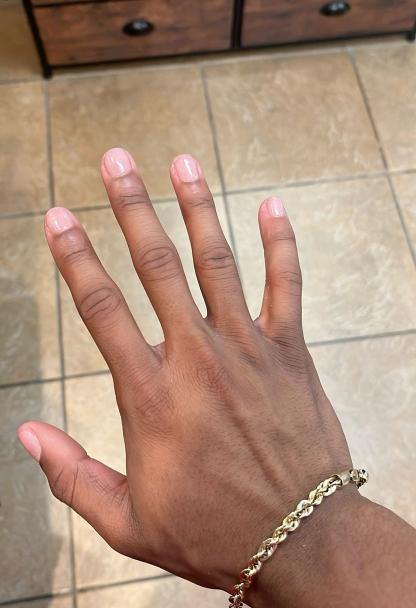
#> input picture data/seed_hands/hands_01f04214bb.jpg, 832 x 1216 px (shown at 1/2 size)
$ python -i analyze_hand.py   (imports and definitions only)
#> lines starting #> are read from the running program, lines starting #| are printed output that depends on the picture; after the words box and inside, x2 and y2 are one past the last pixel; in counts of white or black regions, pixels touching at a corner belong together
#> further down, picture is the input picture: shape (1216, 832, 3); mean B, G, R 121.2, 141.1, 171.8
import sys
import os
import json
import numpy as np
import cv2
import mediapipe as mp
from pathlib import Path

# MediaPipe options
BaseOptions = mp.tasks.BaseOptions
HandLandmarker = mp.tasks.vision.HandLandmarker
HandLandmarkerOptions = mp.tasks.vision.HandLandmarkerOptions
VisionRunningMode = mp.tasks.vision.RunningMode

MODEL_PATH = Path(__file__).resolve().parent.parent / "data" / "hand_landmarker.task"

# [11 lines left out: function load_landmarker, not called in this run]

def calculate_distance(p1, p2):
    return np.sqrt((p1[0] - p2[0])**2 + (p1[1] - p2[1])**2 + (p1[2] - p2[2])**2)

def extract_traditional_cv_features(img):
    h, w, c = img.shape
#> h = 1216; w = 832; c = 3

    # Convert to YCrCb space for human skin detection
    img_ycrcb = cv2.cvtColor(img, cv2.COLOR_BGR2YCrCb)
#> img_ycrcb: shape (1216, 832, 3); mean of channels 0, 1, 2 148, 145, 112.9
    lower_skin = np.array([0, 133, 77], dtype=np.uint8)
    upper_skin = np.array([255, 173, 127], dtype=np.uint8)

    mask = cv2.inRange(img_ycrcb, lower_skin, upper_skin)
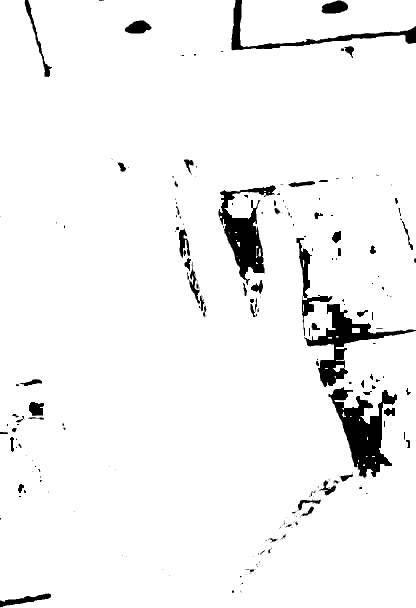
#> mask: shape (1216, 832) (shown at 1/2 size); 95.3% white; 252 black regions (173 under 20 px), largest, box (x1, y1, x2, y2) and area: (657, 774, 794, 956) 10524, (437, 370, 552, 570) 8406, (609, 608, 832, 774) 8116

    # Morphological operations to filter noise
    kernel = cv2.getStructuringElement(cv2.MORPH_ELLIPSE, (5, 5))
    mask = cv2.erode(mask, kernel, iterations=1)
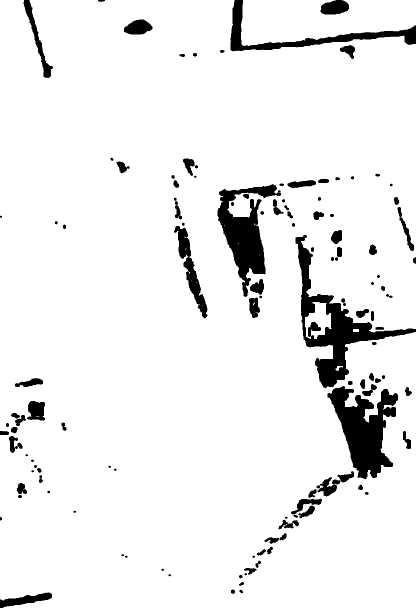
#> mask: shape (1216, 832) (shown at 1/2 size); 93% white; 121 black regions (14 under 20 px), largest, box (x1, y1, x2, y2) and area: (591, 470, 832, 776) 14708, (655, 772, 796, 959) 13172, (435, 368, 562, 594) 10988
    mask = cv2.dilate(mask, kernel, iterations=2)
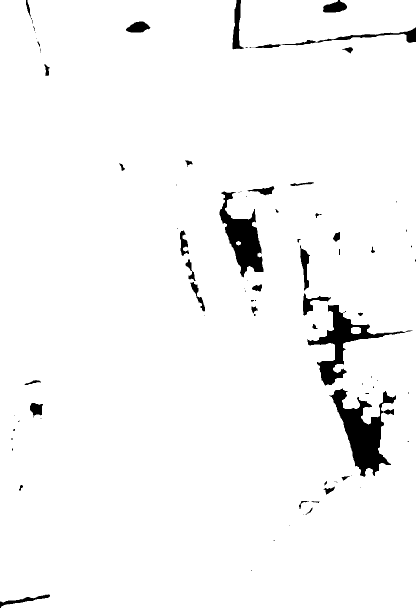
#> mask: shape (1216, 832) (shown at 1/2 size); 96.7% white; 92 black regions (51 under 20 px)

    contours, _ = cv2.findContours(mask, cv2.RETR_EXTERNAL, cv2.CHAIN_APPROX_SIMPLE)
#> contours = 1 contour; box (x1, y1, x2, y2) and area: (0, 0, 832, 1216) 1004909
    if not contours:
        return None

    max_contour = max(contours, key=cv2.contourArea)
#> max_contour = contour of 571 points, box (x1, y1, x2, y2) (0, 0, 832, 1216), area 1004909
    if cv2.contourArea(max_contour) < 5000:
        return None

    # Minimum area bounding box to find aspect ratio regardless of orientation
    rect = cv2.minAreaRect(max_contour)
#> rect = ((415.5, 607.5), (1215, 831), -90)
    (cx, cy), (width, height), angle = rect
#> cx = 415.5; cy = 607.5; width = 1215; height = 831; angle = -90

    major = max(width, height)
#> major = 1215
    minor = min(width, height)
#> minor = 831
    aspect_ratio = major / max(minor, 0.01)
#> aspect_ratio = 1.46

    # Classify hand shape based on aspect ratio
    if aspect_ratio >= 1.55:
        hand_shape = "slender_long"
    elif aspect_ratio < 1.35:
        hand_shape = "short_wide"
    elif aspect_ratio >= 1.45:
        hand_shape = "narrow_palm"
    else:
        hand_shape = "square_palm"

    # Sample skin color inside the contour mask
    skin_pixels = img[mask > 0]
    if len(skin_pixels) > 0:
        avg_bgr = np.mean(skin_pixels, axis=0)
#> avg_bgr = [119.5, 139.7, 171.3]
        avg_rgb = [int(avg_bgr[2]), int(avg_bgr[1]), int(avg_bgr[0])]
#> avg_rgb = [171, 139, 119]
    else:
        # Fallback to center
        sample_window = img[max(0, h//2-10):min(h, h//2+11), max(0, w//2-10):min(w, w//2+11)]
        avg_bgr = np.mean(sample_window, axis=(0, 1))
        avg_rgb = [int(avg_bgr[2]), int(avg_bgr[1]), int(avg_bgr[0])]

    r, g, b = avg_rgb
#> r = 171; g = 139; b = 119
    luma = 0.299 * r + 0.587 * g + 0.114 * b
#> luma = 146.3

    if luma >= 210:
        skin_tone = "warm_fair" if r - b > 18 else "cool_fair"
    elif luma >= 170:
        skin_tone = "warm_yellow" if r - b > 25 else "natural"
    elif luma >= 110:
        skin_tone = "wheat"
    else:
        skin_tone = "deep"

    return {
        "handShape": hand_shape,
        "handShapeConfidence": 0.60,
        "skinTone": skin_tone,
        "skinToneConfidence": 0.70,
        "skinRgb": avg_rgb,
        "rawMetrics": {
            "method": "traditional_cv_contour_fallback",
            "aspect_ratio": float(aspect_ratio),
            "contour_area": float(cv2.contourArea(max_contour)),
            "sampled_luma": float(luma),
            "sampled_rgb": avg_rgb
        }
    }

# [160 lines left out: functions extract_features, main, not called in this run]

# [2 lines not run here, left out]

>>> import cv2
>>> picture = cv2.imread('../data/seed_hands/hands_01f04214bb.jpg')
>>> result = extract_traditional_cv_features(picture)
#> result = 6 items

$ run again, on data/seed_hands/hands_06936135d4.jpg
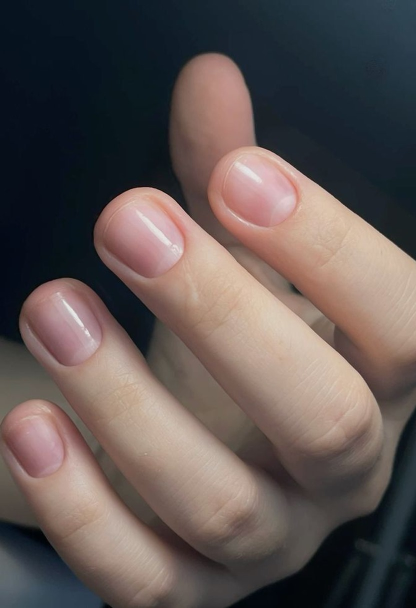
#> input picture data/seed_hands/hands_06936135d4.jpg, 832 x 1216 px (shown at 1/2 size)
#> picture is the input picture: shape (1216, 832, 3); mean B, G, R 82.6, 84.7, 94.8
#> img_ycrcb: shape (1216, 832, 3); mean of channels 0, 1, 2 87.5, 133.2, 125.2
#> in extract_traditional_cv_features, `mask = cv2.inRange(img_ycrcb, lower_skin, upper_skin)`:
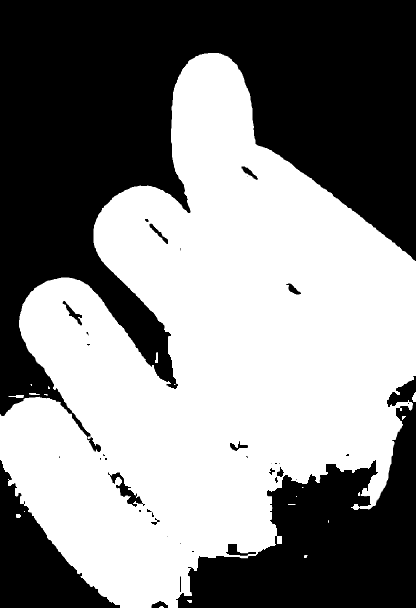
#> mask: shape (1216, 832) (shown at 1/2 size); 52.2% white; 38 black regions (18 under 20 px), largest, box (x1, y1, x2, y2) and area: (0, 0, 832, 904) 350382, (352, 752, 832, 1216) 98965, (0, 920, 240, 1216) 29338
#> in extract_traditional_cv_features, `mask = cv2.dilate(mask, kernel, iterations=2)`:
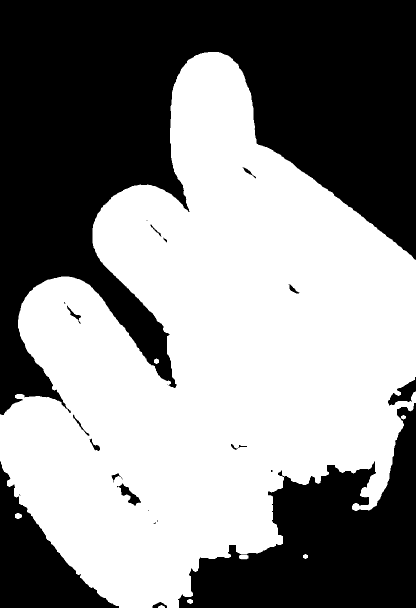
#> mask: shape (1216, 832) (shown at 1/2 size); 53.4% white; 29 black regions (14 under 20 px)
#> contours = 6 contours; box (x1, y1, x2, y2) and area: (0, 104, 832, 1216) 539128, (30, 1026, 44, 1038) 112, (374, 1198, 386, 1208) 74, (308, 717, 318, 728) 70, (606, 1108, 616, 1118) 61, (316, 1210, 330, 1216) 44
#> max_contour = contour of 2403 points, box (x1, y1, x2, y2) (0, 104, 832, 1216), area 539128
#> rect = ((390.9, 722.7), (924.3, 912.4), -42.25)
#> cx = 390.9; cy = 722.7; width = 924.3; height = 912.4; angle = -42.25
#> major = 924.3
#> minor = 912.4
#> aspect_ratio = 1.01
#> avg_bgr = [117.1, 127.7, 154.4]
#> avg_rgb = [154, 127, 117]
#> r = 154; g = 127; b = 117
#> luma = 133.9
#> result = 6 items

$ run again, on data/seed_hands/hands_07f2d0310d.jpg
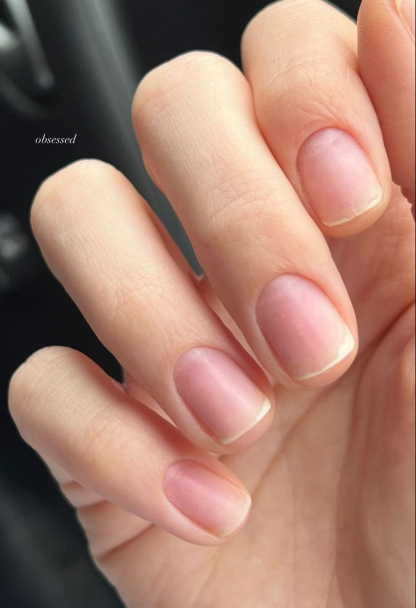
#> input picture data/seed_hands/hands_07f2d0310d.jpg, 832 x 1216 px (shown at 1/2 size)
#> picture is the input picture: shape (1216, 832, 3); mean B, G, R 109.2, 123.8, 162.9
#> img_ycrcb: shape (1216, 832, 3); mean of channels 0, 1, 2 133.8, 148.8, 114.1
#> in extract_traditional_cv_features, `mask = cv2.inRange(img_ycrcb, lower_skin, upper_skin)`:
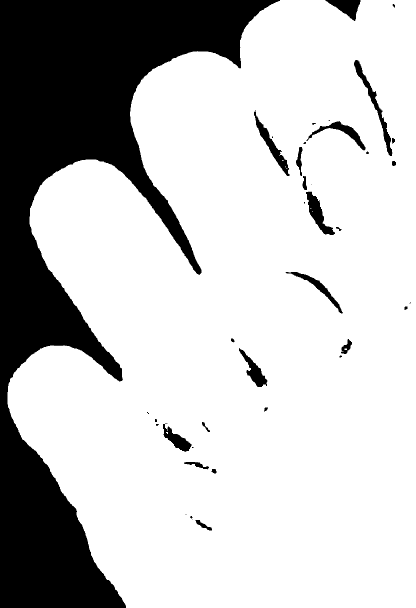
#> mask: shape (1216, 832) (shown at 1/2 size); 76.4% white; 39 black regions (14 under 20 px), largest, box (x1, y1, x2, y2) and area: (0, 0, 560, 1216) 224819, (708, 120, 785, 312) 1982, (508, 220, 579, 352) 1794
#> in extract_traditional_cv_features, `mask = cv2.dilate(mask, kernel, iterations=2)`:
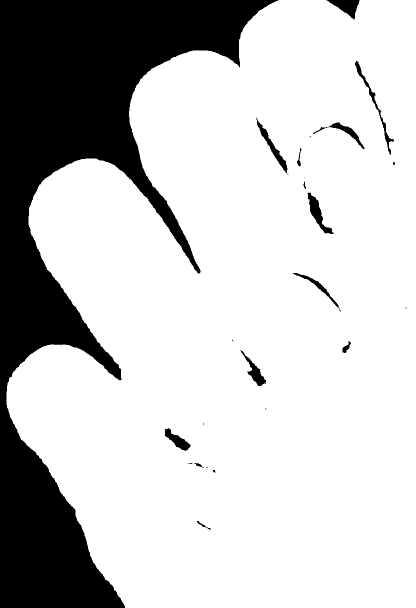
#> mask: shape (1216, 832) (shown at 1/2 size); 77.4% white; 28 black regions (13 under 20 px)
#> contours = 1 contour; box (x1, y1, x2, y2) and area: (13, 0, 832, 1216) 788840
#> max_contour = contour of 1339 points, box (x1, y1, x2, y2) (13, 0, 832, 1216), area 788840
#> rect = ((422, 607.5), (1215, 818), -90)
#> cx = 422; cy = 607.5; width = 1215; height = 818; angle = -90
#> major = 1215
#> minor = 818
#> aspect_ratio = 1.49
#> avg_bgr = [128.1, 147.2, 197.7]
#> avg_rgb = [197, 147, 128]
#> r = 197; g = 147; b = 128
#> luma = 159.8
#> result = 6 items

$ run again, on data/seed_hands/hands_0989b0b77b.jpg
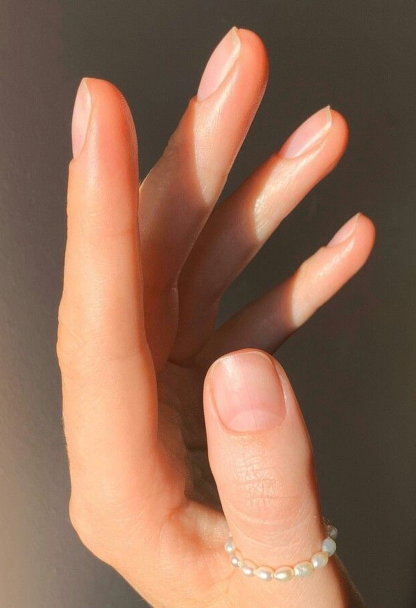
#> input picture data/seed_hands/hands_0989b0b77b.jpg, 832 x 1216 px (shown at 1/2 size)
#> picture is the input picture: shape (1216, 832, 3); mean B, G, R 85.4, 106.2, 142.6
#> img_ycrcb: shape (1216, 832, 3); mean of channels 0, 1, 2 114.7, 147.9, 111.4
#> in extract_traditional_cv_features, `mask = cv2.inRange(img_ycrcb, lower_skin, upper_skin)`:
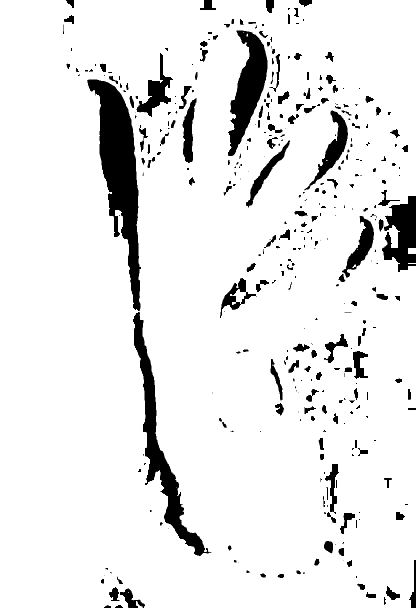
#> mask: shape (1216, 832) (shown at 1/2 size); 91.2% white; 352 black regions (141 under 20 px), largest, box (x1, y1, x2, y2) and area: (174, 159, 282, 622) 20573, (266, 624, 423, 1112) 12519, (456, 61, 535, 312) 9447
#> in extract_traditional_cv_features, `mask = cv2.dilate(mask, kernel, iterations=2)`:
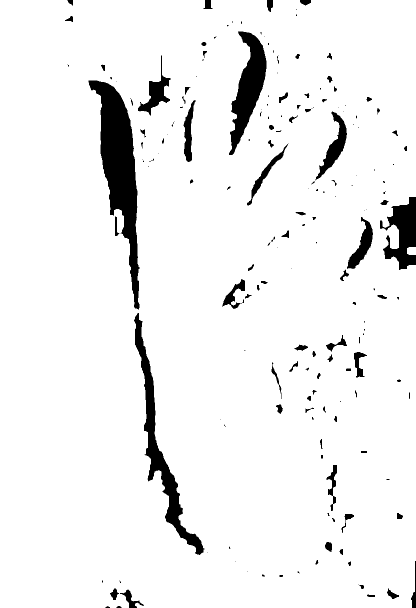
#> mask: shape (1216, 832) (shown at 1/2 size); 93.9% white; 181 black regions (83 under 20 px)
#> contours = 2 contours; box (x1, y1, x2, y2) and area: (0, 0, 832, 1216) 1001746, (814, 494, 832, 510) 245
#> max_contour = contour of 389 points, box (x1, y1, x2, y2) (0, 0, 832, 1216), area 1001746
#> rect = ((415.5, 607.5), (1215, 831), -90)
#> cx = 415.5; cy = 607.5; width = 1215; height = 831; angle = -90
#> major = 1215
#> minor = 831
#> aspect_ratio = 1.46
#> avg_bgr = [86.14, 106.3, 140.4]
#> avg_rgb = [140, 106, 86]
#> r = 140; g = 106; b = 86
#> luma = 113.9
#> result = 6 items
